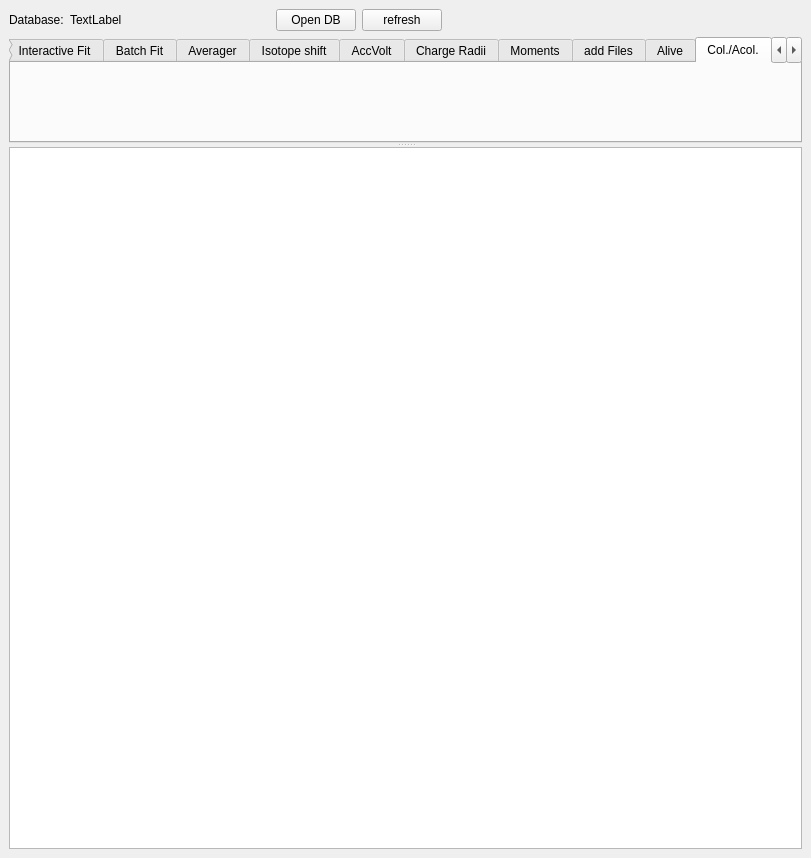
<?xml version="1.0" encoding="UTF-8"?>
<ui version="4.0">
 <class>MainWindow</class>
 <widget class="QMainWindow" name="MainWindow">
  <property name="geometry">
   <rect>
    <x>0</x>
    <y>0</y>
    <width>811</width>
    <height>858</height>
   </rect>
  </property>
  <property name="windowTitle">
   <string>MainWindow</string>
  </property>
  <widget class="QWidget" name="centralwidget">
   <layout class="QVBoxLayout" name="verticalLayout">
    <item>
     <layout class="QHBoxLayout" name="horizontalLayout">
      <item>
       <widget class="QLabel" name="label">
        <property name="text">
         <string>Database:</string>
        </property>
       </widget>
      </item>
      <item>
       <widget class="QLabel" name="oDbPath">
        <property name="sizePolicy">
         <sizepolicy hsizetype="Minimum" vsizetype="Preferred">
          <horstretch>0</horstretch>
          <verstretch>0</verstretch>
         </sizepolicy>
        </property>
        <property name="minimumSize">
         <size>
          <width>200</width>
          <height>0</height>
         </size>
        </property>
        <property name="text">
         <string>TextLabel</string>
        </property>
       </widget>
      </item>
      <item>
       <widget class="QPushButton" name="bOpenDb">
        <property name="text">
         <string>Open DB</string>
        </property>
       </widget>
      </item>
      <item>
       <widget class="QPushButton" name="pushButton_refresh">
        <property name="text">
         <string>refresh</string>
        </property>
       </widget>
      </item>
      <item>
       <spacer name="horizontalSpacer">
        <property name="orientation">
         <enum>Qt::Horizontal</enum>
        </property>
        <property name="sizeHint" stdset="0">
         <size>
          <width>40</width>
          <height>20</height>
         </size>
        </property>
       </spacer>
      </item>
     </layout>
    </item>
    <item>
     <widget class="QSplitter" name="splitter">
      <property name="orientation">
       <enum>Qt::Vertical</enum>
      </property>
      <widget class="QTabWidget" name="TabWidget">
       <property name="sizePolicy">
        <sizepolicy hsizetype="Maximum" vsizetype="Expanding">
         <horstretch>0</horstretch>
         <verstretch>0</verstretch>
        </sizepolicy>
       </property>
       <property name="minimumSize">
        <size>
         <width>400</width>
         <height>20</height>
        </size>
       </property>
       <property name="focusPolicy">
        <enum>Qt::NoFocus</enum>
       </property>
       <property name="locale">
        <locale language="English" country="UnitedStates"/>
       </property>
       <property name="tabShape">
        <enum>QTabWidget::Rounded</enum>
       </property>
       <property name="currentIndex">
        <number>10</number>
       </property>
       <widget class="CrawlerUi" name="crawler">
        <attribute name="title">
         <string>Crawler</string>
        </attribute>
       </widget>
       <widget class="InteractiveFitUi" name="intfit">
        <attribute name="title">
         <string>Interactive Fit</string>
        </attribute>
       </widget>
       <widget class="BatchfitterUi" name="batchfit">
        <attribute name="title">
         <string>Batch Fit</string>
        </attribute>
       </widget>
       <widget class="AveragerUi" name="averager">
        <attribute name="title">
         <string>Averager</string>
        </attribute>
       </widget>
       <widget class="IsoshiftUi" name="isoshift">
        <attribute name="title">
         <string>Isotope shift</string>
        </attribute>
       </widget>
       <widget class="AccVoltUi" name="accVolt_tab">
        <attribute name="title">
         <string>AccVolt</string>
        </attribute>
       </widget>
       <widget class="KingFitUi" name="kingfit">
        <attribute name="title">
         <string>Charge Radii</string>
        </attribute>
       </widget>
       <widget class="MomentsUi" name="moments">
        <attribute name="title">
         <string>Moments</string>
        </attribute>
       </widget>
       <widget class="AddFilesUi" name="addFiles_tab">
        <attribute name="title">
         <string>add Files</string>
        </attribute>
       </widget>
       <widget class="AliveUi" name="Alive_tab">
        <attribute name="title">
         <string>Alive</string>
        </attribute>
       </widget>
       <widget class="ColAcolUi" name="ColAcol_tab">
        <attribute name="title">
         <string>Col./Acol.</string>
        </attribute>
       </widget>
       <widget class="AsciiConvUi" name="asciiConv_tab">
        <attribute name="title">
         <string>ASCII conv.</string>
        </attribute>
       </widget>
      </widget>
      <widget class="QPlainTextEdit" name="oOut">
       <property name="plainText">
        <string/>
       </property>
       <property name="maximumBlockCount">
        <number>500</number>
       </property>
      </widget>
     </widget>
    </item>
   </layout>
  </widget>
  <widget class="QMenuBar" name="menubar">
   <property name="geometry">
    <rect>
     <x>0</x>
     <y>0</y>
     <width>811</width>
     <height>21</height>
    </rect>
   </property>
  </widget>
 </widget>
 <customwidgets>
  <customwidget>
   <class>CrawlerUi</class>
   <extends>QWidget</extends>
   <header>Gui.CrawlerUi</header>
   <container>1</container>
  </customwidget>
  <customwidget>
   <class>InteractiveFitUi</class>
   <extends>QWidget</extends>
   <header>Gui.InteractiveFitUi</header>
   <container>1</container>
  </customwidget>
  <customwidget>
   <class>AveragerUi</class>
   <extends>QWidget</extends>
   <header>Gui.AveragerUi</header>
   <container>1</container>
  </customwidget>
  <customwidget>
   <class>BatchfitterUi</class>
   <extends>QWidget</extends>
   <header>Gui.BatchfitterUi</header>
   <container>1</container>
  </customwidget>
  <customwidget>
   <class>AccVoltUi</class>
   <extends>QWidget</extends>
   <header>Gui.AccVoltUi</header>
   <container>1</container>
  </customwidget>
  <customwidget>
   <class>IsoshiftUi</class>
   <extends>QWidget</extends>
   <header>Gui.IsoshiftUi</header>
   <container>1</container>
  </customwidget>
  <customwidget>
   <class>KingFitUi</class>
   <extends>QWidget</extends>
   <header>Gui.KingFitUi</header>
   <container>1</container>
  </customwidget>
  <customwidget>
   <class>AddFilesUi</class>
   <extends>QWidget</extends>
   <header>Gui.AddFilesUi</header>
   <container>1</container>
  </customwidget>
  <customwidget>
   <class>AliveUi</class>
   <extends>QWidget</extends>
   <header>Gui.AliveUi</header>
   <container>1</container>
  </customwidget>
  <customwidget>
   <class>MomentsUi</class>
   <extends>QWidget</extends>
   <header>Gui.MomentsUi</header>
   <container>1</container>
  </customwidget>
  <customwidget>
   <class>AsciiConvUi</class>
   <extends>QWidget</extends>
   <header>Gui.AsciiConvUi</header>
   <container>1</container>
  </customwidget>
  <customwidget>
   <class>ColAcolUi</class>
   <extends>QWidget</extends>
   <header>Gui.ColAcolUi</header>
   <container>1</container>
  </customwidget>
 </customwidgets>
 <resources/>
 <connections/>
</ui>
